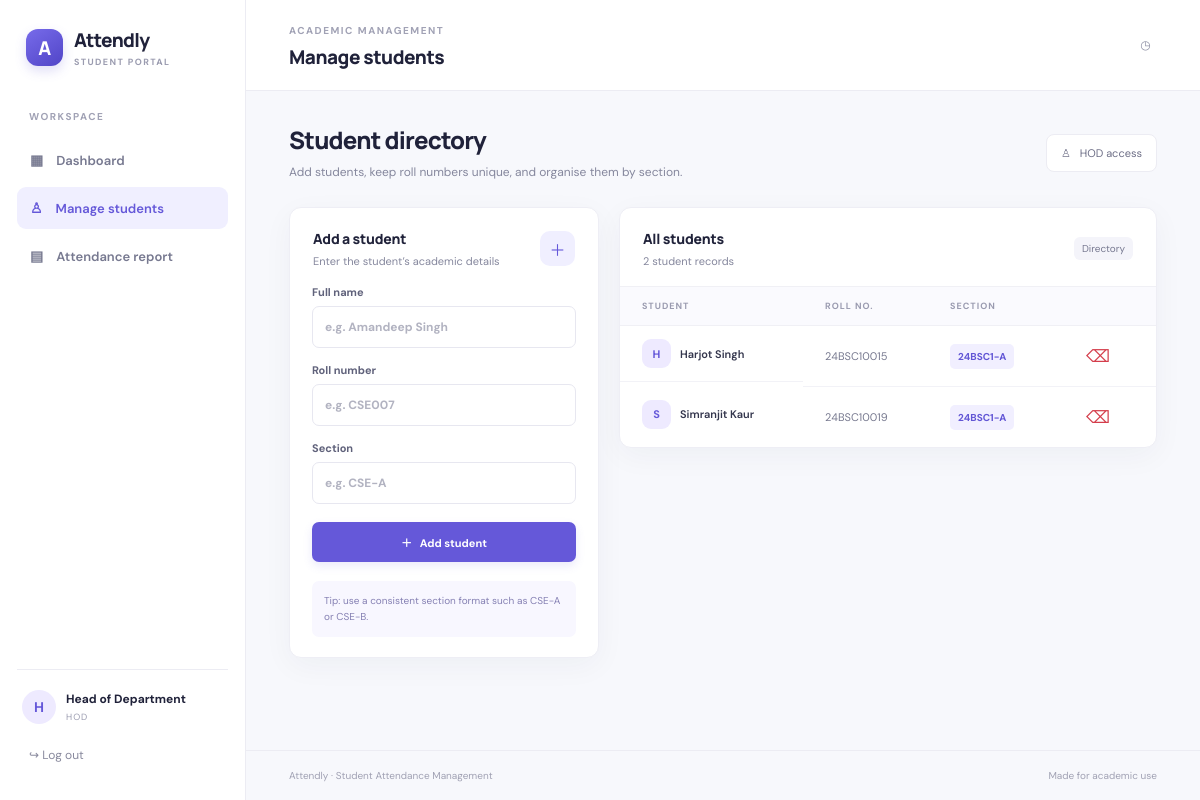
The app's page /students (signed in) with its own data.
### tables this page shows
CREATE TABLE students (
            id INTEGER PRIMARY KEY AUTOINCREMENT,
            roll_no TEXT UNIQUE NOT NULL,
            full_name TEXT NOT NULL,
            section TEXT NOT NULL
        );

### app.py (the view, shortened to what this page needs)
@app.route("/students", methods=["GET", "POST"])
@role_required("hod")
def students():
    with get_db() as db:
        student_rows = db.execute("SELECT * FROM students ORDER BY section, roll_no").fetchall()
    return render_template("students.html", students=student_rows)

### app.py (called while the page is built)
def get_db():
    conn = sqlite3.connect(DB_PATH)
    conn.row_factory = sqlite3.Row
    conn.execute("PRAGMA foreign_keys = ON")
    return conn

def role_required(role):
    def decorator(view):
        @wraps(view)
        def wrapped(*args, **kwargs):
            if "user_id" not in session:
                return redirect(url_for("login"))
            if session.get("role") != role:
                flash("You do not have permission to access that page.", "error")
                return redirect(url_for("dashboard"))
            return view(*args, **kwargs)
        return wrapped
    return decorator

### templates/students.html (shortened to what this page needs)
{% extends "base.html" %}
{% block page_heading %}Manage students{% endblock %}
{% block content %}
<div class="welcome-row"><div><h1>Student directory</h1><p class="muted">Add students, keep roll numbers unique, and organise them by section.</p></div><div class="date-chip">♙ &nbsp; HOD access</div></div>
<div class="student-layout">
  <div class="panel add-panel"><div class="panel-heading"><div><h3>Add a student</h3><p>Enter the student’s academic details</p></div><span class="stat-icon purple">＋</span></div>
    <form method="post" class="form-stack"><input type="hidden" name="action" value="add">
      <label>Full name<input name="full_name" placeholder="e.g. Amandeep Singh" required></label>
      <label>Roll number<input name="roll_no" placeholder="e.g. CSE007" required></label>
      <label>Section<input name="section" placeholder="e.g. CSE-A" required></label>
      <button class="btn btn-primary full" type="submit">＋ &nbsp; Add student</button>
    </form>
    <div class="helper-note">Tip: use a consistent section format such as CSE-A or CSE-B.</div>
  </div>
  <div class="panel directory-panel"><div class="panel-heading"><div><h3>All students</h3><p>{{ students|length }} student records</p></div><span class="section-count">Directory</span></div>
    {% if students %}<div class="table-wrap"><table><thead><tr><th>STUDENT</th><th>ROLL NO.</th><th>SECTION</th><th></th></tr></thead><tbody>{% for student in students %}<tr><td class="student-cell"><span class="mini-avatar">{{ student['full_name'][0] }}</span>{{ student['full_name'] }}</td><td>{{ student['roll_no'] }}</td><td><span class="section-badge">{{ student['section'] }}</span></td><td><form method="post" onsubmit="return confirm('Remove this student and their attendance records?');"><input type="hidden" name="action" value="delete"><input type="hidden" name="student_id" value="{{ student['id'] }}"><button class="icon-button danger" title="Remove student" aria-label="Remove student">⌫</button></form></td></tr>{% endfor %}</tbody></table></div>{% else %}<div class="empty-state">No students found. Add the first student using the form.</div>{% endif %}
  </div>
</div>
{% endblock %}

### templates/base.html (shortened to what this page needs)
<!doctype html>
<html lang="en">
<head>
  <link rel="stylesheet" href="{{ url_for('static', filename='style.css') }}">
</head>
<body>
{% if session.get('user_id') %}
<div class="app-shell">
  <aside class="sidebar">
    <a class="brand" href="{{ url_for('dashboard') }}"><span class="brand-mark">A</span><span>Attendly<small>STUDENT PORTAL</small></span></a>
    <div class="nav-label">WORKSPACE</div>
    <a class="nav-link {% if request.endpoint == 'dashboard' %}active{% endif %}" href="{{ url_for('dashboard') }}">▦ <span>Dashboard</span></a>
    {% if session.get('role') == 'hod' %}
    <a class="nav-link {% if request.endpoint == 'students' %}active{% endif %}" href="{{ url_for('students') }}">♙ <span>Manage students</span></a>
    {% endif %}
    <a class="nav-link {% if request.endpoint == 'report' %}active{% endif %}" href="{{ url_for('report') }}">▤ <span>Attendance report</span></a>
    <div class="sidebar-bottom">
      <div class="user-chip"><div class="avatar">{{ session.get('full_name','U')[0] }}</div><div><strong>{{ session.get('full_name') }}</strong><small>{{ 'HOD' if session.get('role') == 'hod' else 'FACULTY' }}</small></div></div>
      <a class="logout" href="{{ url_for('logout') }}">↪ Log out</a>
    </div>
  </aside>
  <main class="main-area">
    <header class="topbar"><div><span class="eyebrow">ACADEMIC MANAGEMENT</span><div class="topbar-title">{% block page_heading %}Dashboard{% endblock %}</div></div><div class="top-date">◷ &nbsp; {{ today_display if today_display else '' }}{{ '' }}</div></header>
    <section class="page-content">{% block content %}{% endblock %}</section>
    <footer>Attendly · Student Attendance Management <span>Made for academic use</span></footer>
  </main>
</div>
{% else %}
{% with messages = get_flashed_messages(with_categories=true) %}
  {% if messages %}<div class="login-flashes">{% for category, message in messages %}<div class="flash {{ category }}">{{ message }}</div>{% endfor %}</div>{% endif %}
{% endwith %}
{% block public_content %}{% endblock %}
{% endif %}
</body>
</html>

### records on screen
students: full_name "H", full_name "Harjot Singh", roll_no "24BSC10015", section "24BSC1-A"
students: full_name "S", full_name "Simranjit Kaur", roll_no "24BSC10019", section "24BSC1-A"

### other values on screen
{{ session.get('full_name','U')[0] }} "H"
{{ session.get('full_name') }} "Head of Department"
{{ 'HOD' if session.get('role') == 'hod' else 'FACULTY' }} "HOD"
{{ students|length }} "2"
